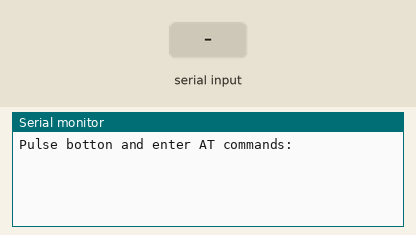
Bench run of a sketch on a simulated Arduino Uno, built with avr-gcc and run on an emulated ATmega328P. Parts: the last lines printed to the serial monitor. The inputs (shaded band) are chosen by the test bench.

Above: at 1.2 s.
1.3 s: "1" received over the second serial link
At 2.5 s:
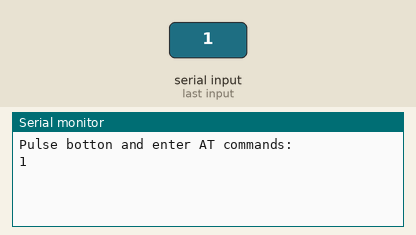
2.8 s: "0" received over the second serial link
At 3.9 s:
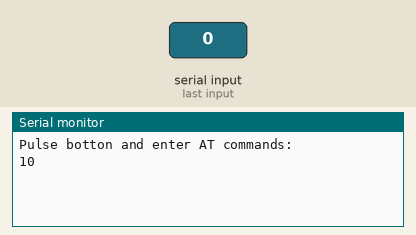

Measured:
- after the input at 1.3 s, the serial monitor: prints a new line at once (image 1)
- after the input at 2.8 s, the serial monitor: prints a new line at once (image 2)

The sketch:

BT_configurarHC5.ino
```cpp
#include <SoftwareSerial.h>

#define RxD 10    //------>Tx BT
#define TxD 11    //------>Rx BT
//#define RST 12    // alimentecion 5v del BT  (conectar directamente a 3.3v~5v)
//#define KEY 4    //  EN del BT  (no hace falta) porque tiene el boton

// en el nuestro tendras que mantener el boton pulsado
// antes de enviar el comando.

SoftwareSerial BTSerial(RxD, TxD);

void setup()
{
 /*
  pinMode(RST, OUTPUT);
  pinMode(KEY, OUTPUT);
  digitalWrite(RST, LOW);
  delay(1000);
  digitalWrite(KEY, HIGH);
  delay(1000);
  digitalWrite(RST, HIGH);

  delay(500);

  BTSerial.flush();
  delay(500);  */
  BTSerial.begin(9600);
  Serial.begin(9600);
  Serial.println("Pulse botton and enter AT commands:");

/*     el script para enviar los comandos automaticamente
 *     me falla, (hace lo que le viene en gana
 *     podemos provar con
 *     BTSerial.flush();
 *     delay(500);
 *     detras de cada comando
 */
/*  BTSerial.print("AT\r\n");
  delay(1000);
  BTSerial.print("AT+VERSION?\r\n");
  delay(1000);
  BTSerial.print("AT+NAME?\r\n");
  delay(1000);
  BTSerial.print("AT+NAME=ARD\r\n");
  delay(1000);
  BTSerial.print("AT+NAME?\r\n");
  delay(1000);
  BTSerial.print("AT+BAUD\r\n");
  delay(1000);
  BTSerial.print("AT+BAUD=4");
  delay(100);
  BTSerial.print("AT+BAUD\r\n");
  delay(100);
  BTSerial.print("AT+PSWD\r\n");
  delay(100);
  BTSerial.print("AT+PSWD=5555");
  delay(100);
  BTSerial.print("AT+PSWD\r\n");
  // Solo para HC-05
  BTSerial.print("AT+ROLE\r\n");
  delay(1000);
  BTSerial.print("AT+ROLE=0");
  delay(1000);
  BTSerial.print("AT+ROLE\r\n"); */


}

void loop()
{

  if (BTSerial.available())
    Serial.write(BTSerial.read());

  if (Serial.available())
    BTSerial.write(Serial.read());

}


/********************************************************
 *
 * AT   test
 * AT+VERSION? Muestra la versión del Firmware.
 * AT+STATE?
 * AT+NAME?, Requiere que nos informe del nombre que tiene asignado el modulo.
 * AT+NAMEXXXX, programa el nombre que queremos presentar cuando alguien nos localice
 * AT+BAUD, nos permite solicitar la velocidad a la que está programado el modulo
 * para hablar con Arduino, y AT+BAUDX, Fija la velocidad de comunicación entre el modulo
 * y la consola de acuerdo a la siguiente tabla:
 *
 * 1 configura        1200bps
 * 2 configura        2400bps
 * 3 configura        4800bps
 * 4 configura        9600bps (Default)
 * 5 configura        19200bps
 * 6 configura        38400bps
 * 7 configura        57600bps
 * 8 configura        115200bps
 *
 * AT+BAUDX
 * AT+ PSWD?
 * AT+ PSWD="XXXX"    //  Siempre 4 digitos
 *
 * Solo para HC-5
 *
 * AT+ROLE Nos informa de si está configurado como Esclavo 0, como Maestro 1 o como Slave-Loop 2.
 * AT+ROLEX
 * "o" AT+BAUD? AT+ROLE=X AT+PSSWD AT+PIN
 *
 * AT+UART
 * AT+UART=<Baud> ,< StopBit>,< Parity>
 *
 * < Baud > equivale a una velocidad, los valores pueden ser:
 * 4800, 9600, 19200, 38400, 57600, 115200, 23400, 460800,
 * 921600 o 1382400.
 *
 * < StopBit> es el Bit de parada, puede ser 0 o 1,
 * para 1 bit o 2 bits de parada respectivamente,
 * Para aplicaciones comunes se trabaja con 1 bit
 * por lo que este parámetro normalmente se lo deja en 0.
 *
 * < Parity> Es la paridad, puede ser
 * 0 (Sin Paridad), 1 (Paridad impar) o 2 (Paridad par).
 * Para aplicaciones comunes no se usa paridad,
 * por lo que se recomienda dejar este parámetro en 0.
 *
 * AT+UART=9600,0,0
 *
 * ATENCION: SE PERDERA LA CONECCION
 * MODIFICAR BTSerial.begin(38400);
 * POR EL Baud ESPECIFICADO
 *
 * _________________________
 * MAESTRO
 *
 * AT+CMODE?
 * AT+CMODE=0
 *
 * si se va a conectar con un dispositivo en particular
 * o con cualquiera que esté disponible.
 *
 * 0 -> Conectarse a un dispositivo con la dirección especificada
 *
 * 1 -> conectar el módulo a cualquier dirección disponible(aleatorio).
 *
 * AT+BIND
 *
 * Para cuando nuestro modulo está configurado como maestro,
 * y a la vez el modo de conexión está en 0  (CMODE=0)
 *
 * AT+BIND=<Address>
 * AT+BIND=E668,46,9277F2
 *
 * < Address > Es la dirección del dispositivo al cual nos vamos
 * a conectar, la dirección se envía de la siguiente forma:
 * 1234,56,ABCDEF la cual equivale a la dirección 12:34:56:AB:CD:EF
 *
 * AT+RESET
 *
 * Reiniciar modulo
 *
 * AT+ORGL
 *
 * Al hacer esto todos los parámetros del módulo se restablecen,
 * a los valores por defecto de fábrica. En algunas versiones
 * la velocidad cambia a 38400 baudios y en otros a 9600.
 *
 * AT+ADDR?
 * AT+ADDR: 98d3:31:2052e6
 *
 * Get module address
 *
 * AT+RNAME
 *
 * Get the Bluetooth device name
 *
 * Param: the address of Bluetooth device
 *
 * AT+CLASS
 *
 * Set/Check device class
 *
 * Param: Device Class
 *
 * AT+IAC
 *
 * Set/Check GIAC (General Inquire Access Code)
 *
 * Param: GIAC (Default : 9e8b33)
 *
 * AT+INQM
 *
 * Set/Check -- Query access patterns
 *
 * Param:
 * 0——inquiry_mode_standard
 * 1——inquiry_mode_rssi
 *
 * Param2: Maximum number of Bluetooth devices to respond to
 *
 * Param3: Timeout (1-48 : 1.28s to 61.44s)
 *
 * AT+INQM=1,9,48\r\n
 *
 * AT+PSWDAT+PIN
 * AT+POLAR
 *
 * Set/Check LED I/O
 * Param1: 0- PIO8 low drive LED 1- PIO8 high drive LED
 * Param2: 0- PIO9 low drive LED 1- PIO9 high drive LED
 *
 * AT+PIO
 *
 * Set PIO output
 * Param1: PIO number Param2: PIO level 0- low 1- high
 *
 * AT+IPSCAN
 *
 * Set/Check – scan parameter
 * Param1: Query time interval
 * Param2 ： Query duration
 * Param3 ： Paging interval
 * Param4 ： Call duration
 *
 * AT+SHIFF
 *
 * Set/Check – SHIFF parameter
 * Param1: Max time
 * Param2: Min time
 * Param3: Retry time
 * Param4: Time out
 *
 * AT+SENM
 *
 * Set/Check security mode
 *
 * Param1:
 * 0——sec_mode0+off
 * 1——sec_mode1+ non_secure
 * 2——sec_mode2_ service
 * 3——sec_mode3_l ink
 * 4——sec_mode_u nknown
 *
 * Param2:
 * 0——hci_enc_mod e_off
 * 1——hci_enc_mod e_pt_to_pt
 * 2——hci_enc_mod e_pt_to_pt_and_b cast
 *
 * AT+PMSAD
 *
 * Param: Authenticated Device Address
 * AT+PMSAD =1234,56,abcdef\r\n
 *
 * AT+RMAAD
 *
 * Delete All Authenticated Device
 *
 * AT+FSAD
 *
 * Search Authenticated Device
 *
 * AT+ADCN?
 *
 * Get Authenticated Device Count
 *
 * AT+MRAD?
 *
 * Most Recently Used Authenticated Device
 *
 * AT+INIT
 *
 * Initialize the SPP profile lib
 *
 * AT+INQ
 *
 * Inquiry Bluetooth Device (Buscando dispositivos BT)
 *
 * AT+ INQC
 *
 * Cancel Inquiring Bluetooth Device
 *
 * AT+PAIR
 *
 * Param1 ：Device Address
 * Param2：Time out
 *
 * AT+LINK
 *
 * Connect Device
 *
 * Param ： Device Address
 *
 * primero autentificar AT+FSAD=1234,56,ABCDEF
 *
 * AT+DISC
 *
 * Desconectar
 *
 * AT+ENSNIFF
 *
 * Energy-saving mode
 *
 * Param ： Device Address
 *
 * AT+ EXSNIFF
 *
 * Exerts Energy-saving mode
 *
 * Param ： Device Address
 *
 */
```
